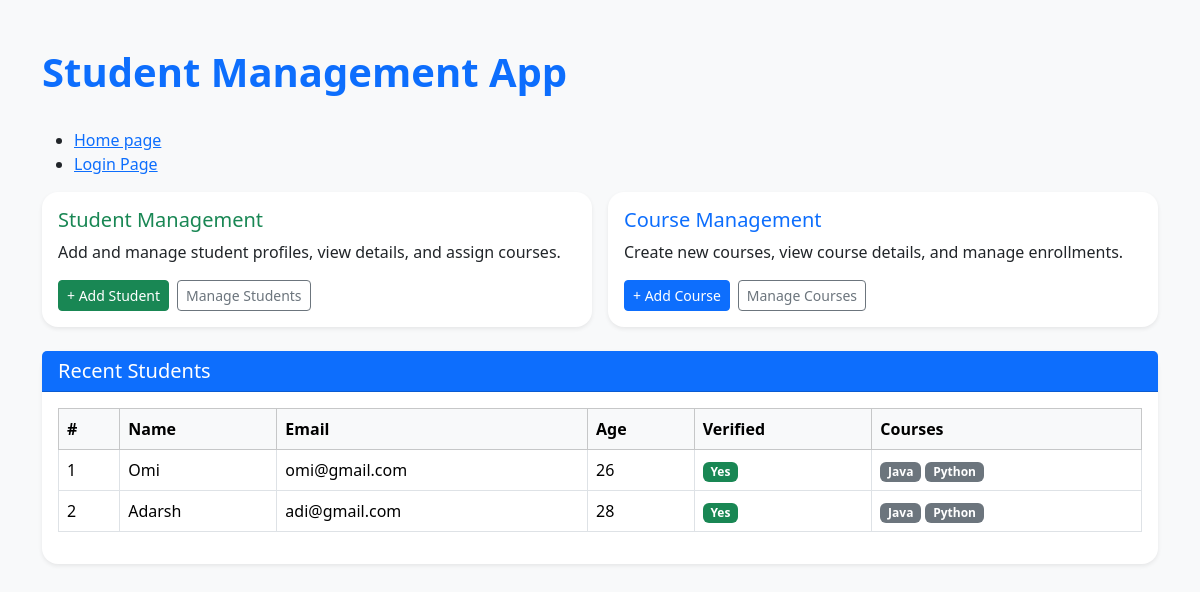
/student/home/, run on an earlier commit of the app's database.
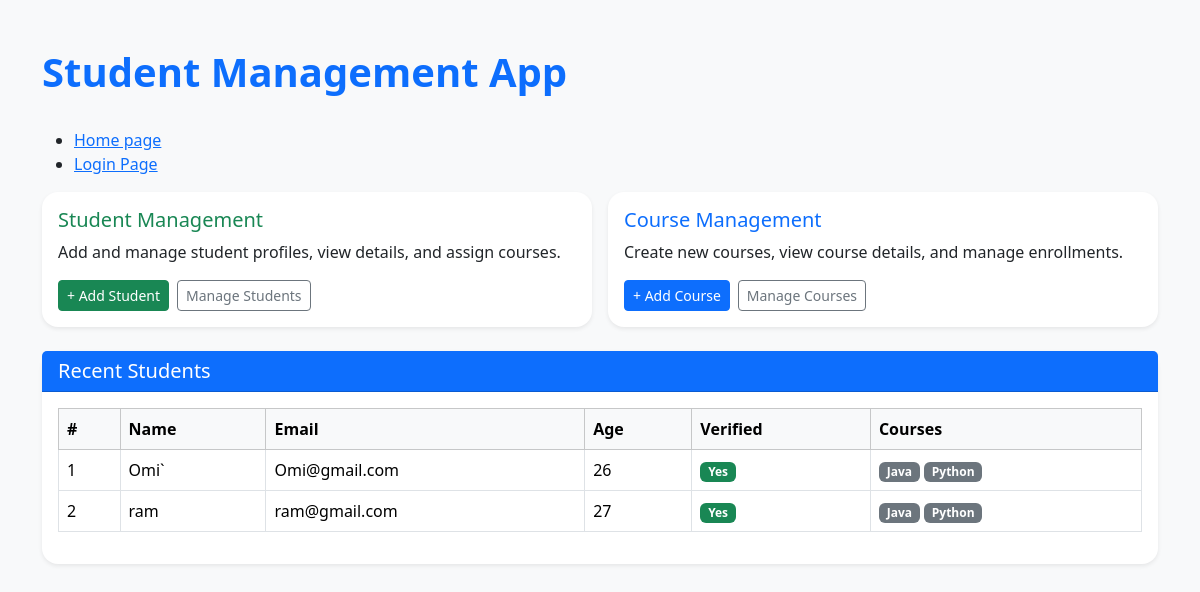
And on a later commit of the database.
### students/models.py (models this page shows, shortened)
class Student(models.Model):
    name = models.CharField(max_length=100)
    email = models.EmailField(unique=True)
    age = models.IntegerField()
    bio = models.TextField(blank=True)
    is_verified = models.BooleanField(default=False)
    joined_on = models.DateTimeField(auto_now_add=True)
    enrolled_courses = models.ManyToManyField(Course)

class Course(models.Model):
    name = models.CharField(max_length=100)
    description = models.TextField()
    is_active = models.BooleanField(default=True)
    created_at = models.DateTimeField(auto_now_add=True)

### students/views.py (the view)
# urls.py: 2. Add a URL to urlpatterns:  path('', views.home, name='home')
def home(request): #controller
    students = Student.objects.all()
    return render(request,'students/home.html',context={'items':pages,'peoples':students})

### students/templates/students/home.html (shortened to what this page needs)
<!DOCTYPE html>
<html lang="en">
<head>
  <link href="https://cdn.jsdelivr.net/npm/bootstrap@5.3.3/dist/css/bootstrap.min.css" rel="stylesheet" />
</head>
<body class="bg-light">
<div class="container mt-5">
  <div class="d-flex justify-content-between align-items-center mb-4">
    <h1 class="fw-bold text-primary">Student Management App</h1>
  </div>
  {% include "./header.html" %}
  <div class="row g-3 mb-4">
    <div class="col-md-6">
      <div class="card shadow-sm border-0 rounded-4">
        <div class="card-body">
          <h5 class="card-title text-success">Student Management</h5>
          <p class="card-text">Add and manage student profiles, view details, and assign courses.</p>
          <div class="d-flex gap-2">
            <a href="{% url 'student_create' %}" class="btn btn-success btn-sm">+ Add Student</a>
            <a href="{% url 'student_dashboard' %}" class="btn btn-outline-secondary btn-sm">Manage Students</a>
          </div>
        </div>
      </div>
    </div>
    <div class="col-md-6">
      <div class="card shadow-sm border-0 rounded-4">
        <div class="card-body">
          <h5 class="card-title text-primary">Course Management</h5>
          <p class="card-text">Create new courses, view course details, and manage enrollments.</p>
          <div class="d-flex gap-2">
            <a href="{% url 'create_course' %}" class="btn btn-primary btn-sm">+ Add Course</a>
            <a href="{% url 'course_list' %}" class="btn btn-outline-secondary btn-sm">Manage Courses</a>
          </div>
        </div>
      </div>
    </div>
  </div>
  {% if peoples %}
  <div class="card shadow-sm border-0 rounded-4">
    <div class="card-header bg-primary text-white">
      <h5 class="mb-0">Recent Students</h5>
    </div>
    <div class="card-body table-responsive">
      <table class="table table-bordered table-hover align-middle">
        <thead class="table-light">
          <tr>
            <th>#</th>
            <th>Name</th>
            <th>Email</th>
            <th>Age</th>
            <th>Verified</th>
            <th>Courses</th>
          </tr>
        </thead>
        <tbody>
          {% for std in peoples %}
          <tr>
            <td>{{ forloop.counter }}</td>
            <td>{{ std.name }}</td>
            <td>{{ std.email }}</td>
            <td>{{ std.age }}</td>
            <td>
              {% if std.is_verified %}
                <span class="badge bg-success">Yes</span>
              {% else %}
                <span class="badge bg-danger">No</span>
              {% endif %}
            </td>
            <td>
              {% for course in std.enrolled_courses.all %}
                <span class="badge bg-secondary">{{ course.name }}</span>
              {% empty %}
                <span class="text-muted">None</span>
              {% endfor %}
            </td>
          </tr>
          {% empty %}
          <tr><td colspan="6" class="text-center">No students found.</td></tr>
          {% endfor %}
        </tbody>
      </table>
    </div>
  </div>
  {% endif %}
</div>
</body>
</html>

What changed in the data, as far as the page shows it:
removed Student: name "Omi", email "omi@gmail.com", age "26", is_verified "Yes", Course (name "Java"), Course (name "Python")
removed Student: name "Adarsh", email "adi@gmail.com", age "28", is_verified "Yes", Course (name "Java"), Course (name "Python")
added Student: name "Omi`", email "Omi@gmail.com", age "26", is_verified "Yes", Course (name "Java"), Course (name "Python")
added Student: name "ram", email "ram@gmail.com", age "27", is_verified "Yes", Course (name "Java"), Course (name "Python")
